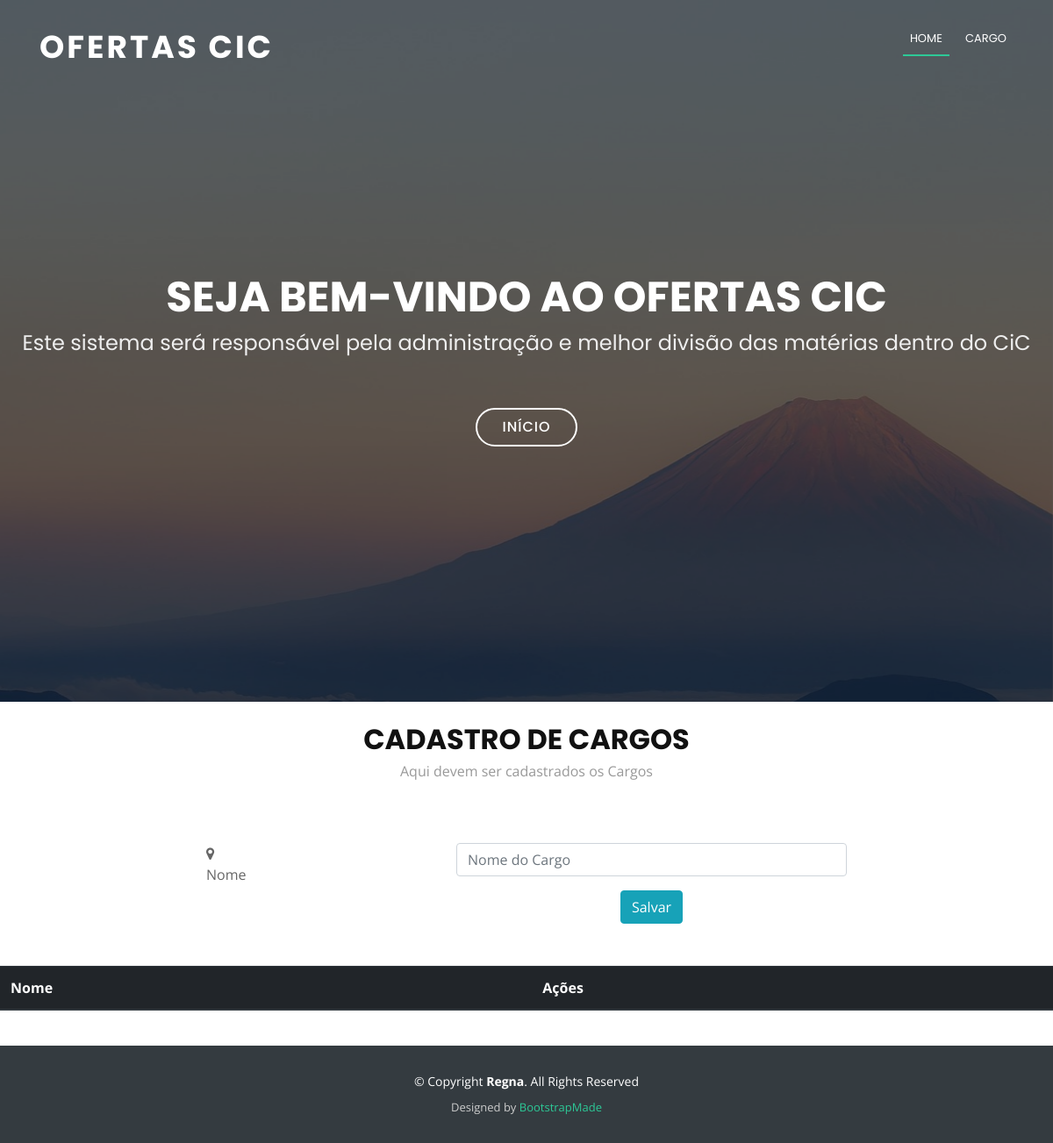
Before: /cms/cadastroCargo/ with the older database file.
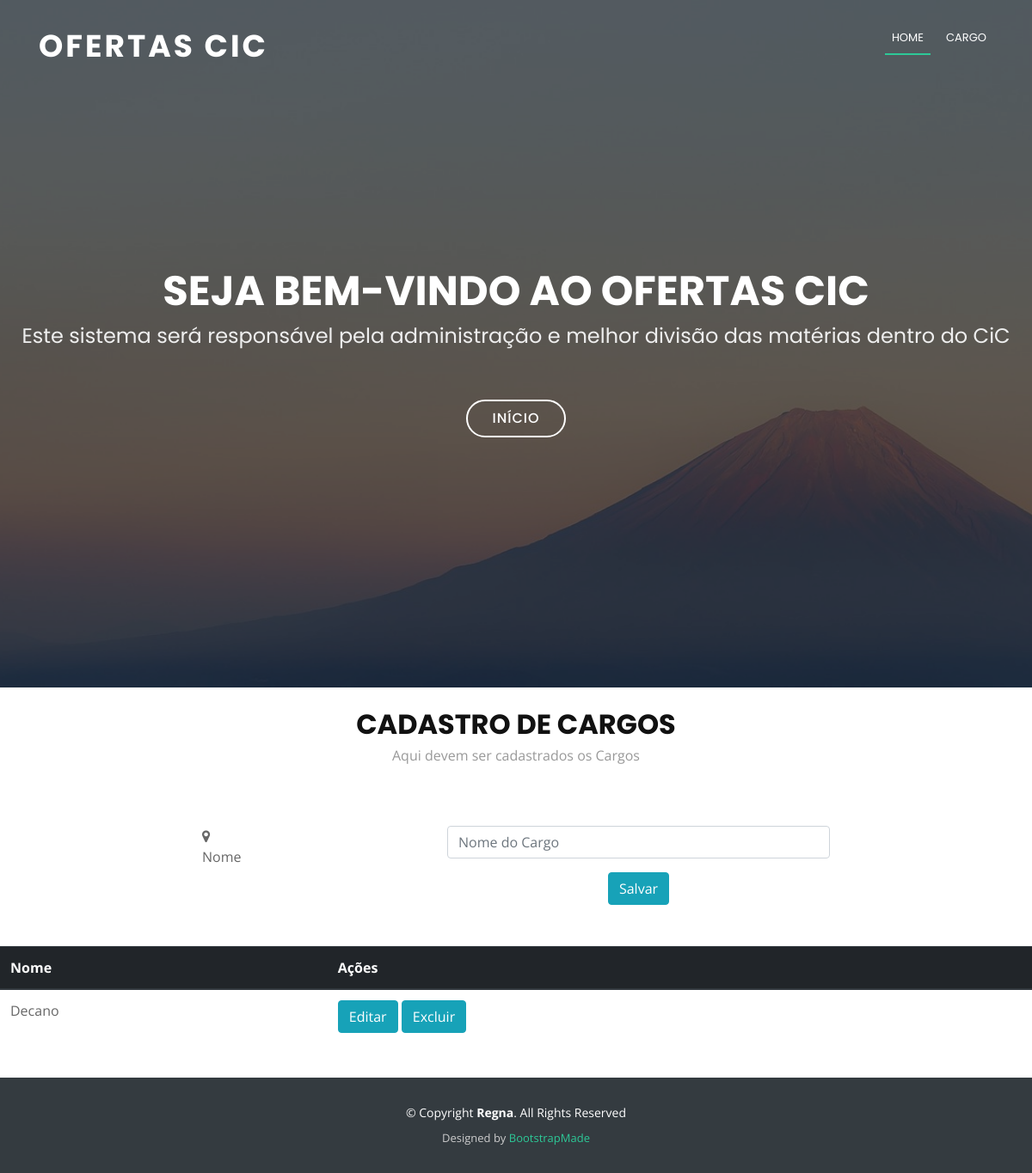
After: the same page with the newer database file.
### cms/models.py (models this page shows)
class cargo (models.Model):
    id_cargo = models.AutoField(primary_key = True)
    nome = models.CharField('Nome do cargo', max_length = 500)
    ativo = models.BooleanField(default = True)
    objects = cargo_manager()

### cms/views.py (the view)
def cadastroCargo(request):
    context = {}
    if request.method == 'POST':
        form = CargoForm()
        nome = request.POST.get('nome')
        print(nome + '\n')
        idCargo = request.GET.get('editar')
        print(str(idCargo) + '\n')
        cargoSalvar = cargo()
        if idCargo != None:
            cargoSalvar.id_cargo = idCargo
        cargoSalvar.nome = nome
        cargoSalvar.ativo = True
        print('Cheguei no salva \n')
        form.salvar(cargoSalvar)
        cargos = form.carregarCargosAlfabetico()
        return redirect('cadastroCargo')
    else:
        idCargo = request.GET.get('editar')
        if idCargo != None:
            form = CargoForm()
            cargos = form.carregarCargosAlfabetico()
            cargoEditar = form.retornarCargoPorId(idCargo)
            context['nome'] = cargoEditar.nome
        else:
            idCargo = request.GET.get('excluir')
            if idCargo != None:
                form = CargoForm()
                form.excluir(idCargo)
                cargos = form.carregarCargosAlfabetico()
            else:
                form = CargoForm()
                cargos = form.carregarCargosAlfabetico()
    context['cargos'] = cargos
    context['form'] = form
    template_name = 'oferta/cadastroCargo.html'
    return render(request, template_name, context)

### cms/forms.py (shortened to what this page needs)
class CargoForm(forms.ModelForm):
    def carregarCargosAlfabetico(self):
        return cargo.objects.retornarTodosAlfabetico()
    class Meta:
        model = cargo
        fields = ('id_cargo', 'nome', 'ativo')

### cms/models.py (called while the page is built)
    def retornarTodosAlfabetico(self):
        return self.all().order_by('nome')

### cms/templates/oferta/cadastroCargo.html (shortened to what this page needs)
{% extends "base.html" %}
{% load static  %}
{% block navbar %}
<ul class="nav-menu">
          <li class="menu-active"><a href="{% url 'index' %}">Home</a></li>
  <li><a href="#cargo">Cargo </a></li>
        </ul>
{% endblock %}
{% block content %}
<br id="contact">
        <div class="section-header">
          <h3 class="section-title">Cadastro de Cargos</h3>
          <p class="section-description">Aqui devem ser cadastrados os Cargos</p>
        </div>
<div class="container wow fadeInUp">
        <div class="row justify-content-center">
          <div class="col-lg-3 col-md-4">
            <div class="info">
              <div>
                <i class="fa fa-map-marker"></i>
                <p>Nome</p>
              </div>
            </div>
          </div>
          <div class="col-lg-5 col-md-8">
            <div class="form">
              <form action="#cargo" method="post">
                <div class="form-group">
                  <input type="text" name="nome" class="form-control" value="{{nome}}" id="name" placeholder="Nome do Cargo" data-rule="minlen:4" data-msg="Por favor digite pelo 4 caracteres" />
                </div>
                <div class="text-center"><button  class="btn btn-info"type="submit">Salvar</button></div>
              </form>
            </div>
          </div>
        </div>
      </div>
      <form method="get" action="#cargo" >
      <table class="table">
        <thead class="thead-dark">
          <tr>
            <th scope="col">Nome</th>
            <th scope="col">Ações</th>
          </tr>
        </thead>
        <tbody>
          {% for cg in cargos %}
          <tr>
            <td>
              {{cg.nome}}
            </td>
              <td>
               <button class="btn btn-info" type="submit" value="{{cg.id_cargo}}" name="editar" > Editar  </button>
               <button class="btn btn-info" type="submit" value="{{cg.id_cargo}}" name="excluir"> Excluir </button>
            </td>
          </tr>
          {% endfor %}
        </tbody>
        </table>
        </form>
{% endblock %}

Changed rows visible on the page:
added cargo: nome "Decano", {{ cg.id_cargo }} 2 (drawn)
